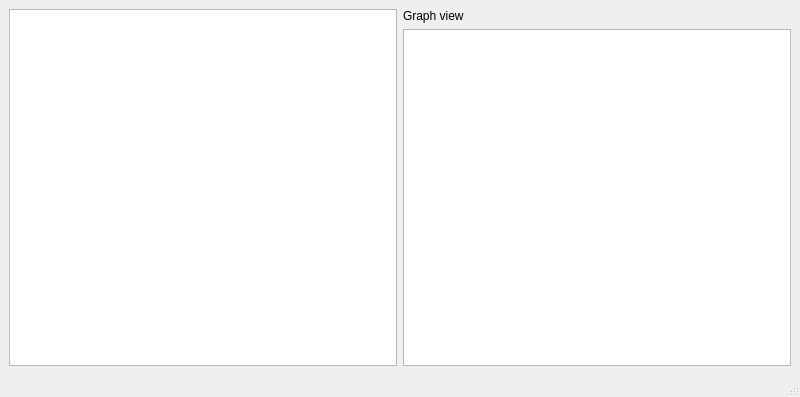
<?xml version="1.0" encoding="UTF-8"?>
<ui version="4.0">
 <class>MainWindow</class>
 <widget class="QMainWindow" name="MainWindow">
  <property name="geometry">
   <rect>
    <x>0</x>
    <y>0</y>
    <width>800</width>
    <height>397</height>
   </rect>
  </property>
  <property name="windowTitle">
   <string>MainWindow</string>
  </property>
  <widget class="QWidget" name="centralwidget">
   <layout class="QVBoxLayout" name="verticalLayout_2">
    <item>
     <layout class="QHBoxLayout" name="horizontalLayout">
      <item>
       <widget class="SourceBrowser" name="sourceBrowser"/>
      </item>
      <item>
       <layout class="QVBoxLayout" name="verticalLayout">
        <item>
         <widget class="QLabel" name="label">
          <property name="text">
           <string>Graph view</string>
          </property>
         </widget>
        </item>
        <item>
         <widget class="ObjectTextViwer" name="textViewer"/>
        </item>
       </layout>
      </item>
     </layout>
    </item>
   </layout>
  </widget>
  <widget class="QMenuBar" name="menubar">
   <property name="geometry">
    <rect>
     <x>0</x>
     <y>0</y>
     <width>800</width>
     <height>25</height>
    </rect>
   </property>
  </widget>
  <widget class="QStatusBar" name="statusbar"/>
 </widget>
 <customwidgets>
  <customwidget>
   <class>SourceBrowser</class>
   <extends>QTextEdit</extends>
   <header>sourcebrowser.h</header>
  </customwidget>
  <customwidget>
   <class>ObjectTextViwer</class>
   <extends>QTextEdit</extends>
   <header location="global">objecttextviwer.h</header>
  </customwidget>
 </customwidgets>
 <resources/>
 <connections/>
</ui>
